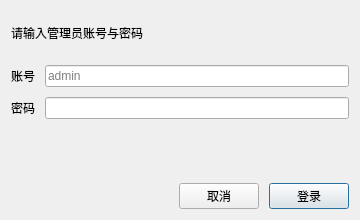
<?xml version="1.0" encoding="UTF-8"?>
<ui version="4.0">
 <class>LoginDialog</class>
 <widget class="QDialog" name="LoginDialog">
  <property name="geometry">
   <rect>
    <x>0</x>
    <y>0</y>
    <width>360</width>
    <height>220</height>
   </rect>
  </property>
  <property name="windowTitle">
   <string>管理员登录</string>
  </property>
  <layout class="QVBoxLayout" name="verticalLayout">
   <property name="spacing">
    <number>10</number>
   </property>
   <item>
    <widget class="QLabel" name="hintLabel">
     <property name="text">
      <string>请输入管理员账号与密码</string>
     </property>
    </widget>
   </item>
   <item>
    <layout class="QFormLayout" name="formLayout">
     <item row="0" column="0">
      <widget class="QLabel" name="label">
       <property name="text">
        <string>账号</string>
       </property>
      </widget>
     </item>
     <item row="0" column="1">
      <widget class="QLineEdit" name="accountEdit">
       <property name="placeholderText">
        <string>admin</string>
       </property>
      </widget>
     </item>
     <item row="1" column="0">
      <widget class="QLabel" name="label_2">
       <property name="text">
        <string>密码</string>
       </property>
      </widget>
     </item>
     <item row="1" column="1">
      <widget class="QLineEdit" name="passwordEdit">
       <property name="echoMode">
        <enum>QLineEdit::Password</enum>
       </property>
      </widget>
     </item>
    </layout>
   </item>
   <item>
    <widget class="QLabel" name="errorLabel">
     <property name="text">
      <string/>
     </property>
     <property name="styleSheet">
      <string notr="true">color: #c0392b;</string>
     </property>
    </widget>
   </item>
   <item>
    <layout class="QHBoxLayout" name="buttonBox">
     <item>
      <spacer name="horizontalSpacer">
       <property name="orientation">
        <enum>Qt::Horizontal</enum>
       </property>
       <property name="sizeHint" stdset="0">
        <size>
         <width>40</width>
         <height>20</height>
        </size>
       </property>
      </spacer>
     </item>
     <item>
      <widget class="QPushButton" name="cancelButton">
       <property name="text">
        <string>取消</string>
       </property>
      </widget>
     </item>
     <item>
      <widget class="QPushButton" name="loginButton">
       <property name="text">
        <string>登录</string>
       </property>
       <property name="default">
        <bool>true</bool>
       </property>
      </widget>
     </item>
    </layout>
   </item>
  </layout>
 </widget>
 <resources/>
 <connections/>
</ui>
